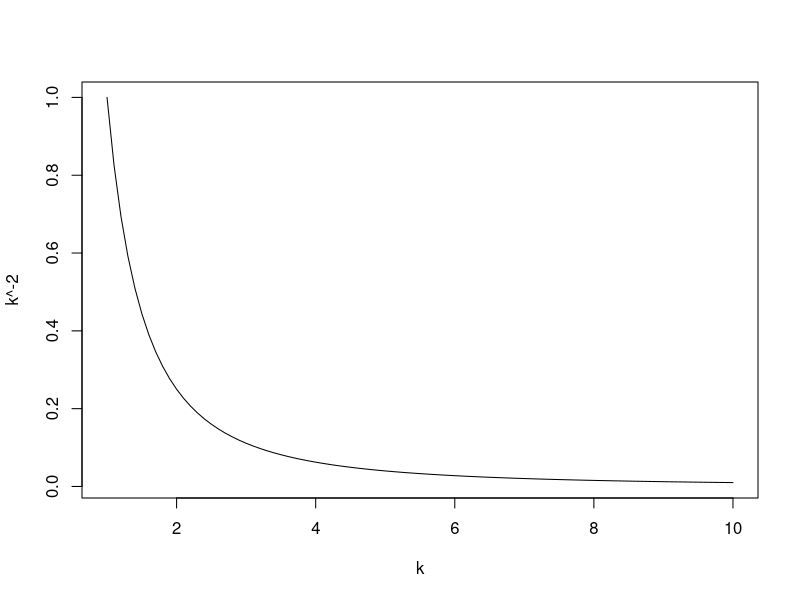
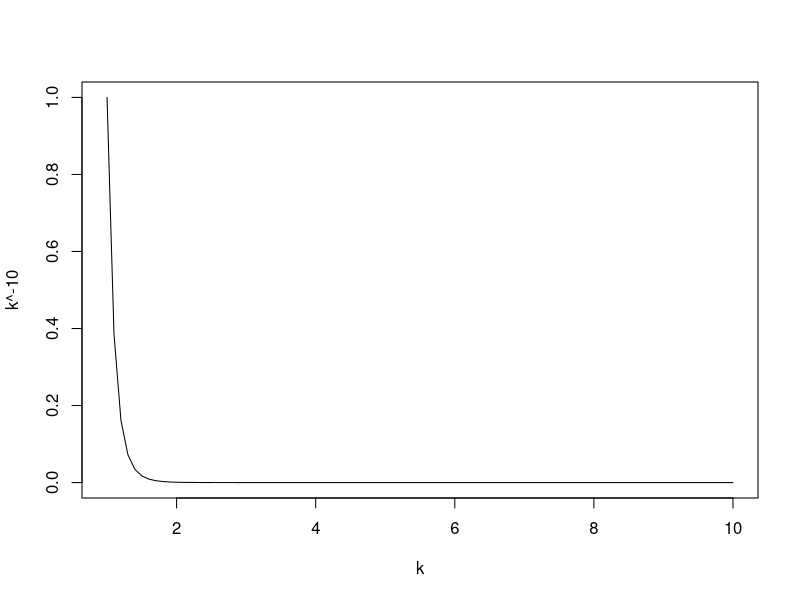

Source code (R) for these figures, in order:
## ---- chunk 1
k = seq(1, 10, by=0.1)
plot(k, k^-2, type='l')
## ---- chunk 2
plot(k, k^-10, type='l')
